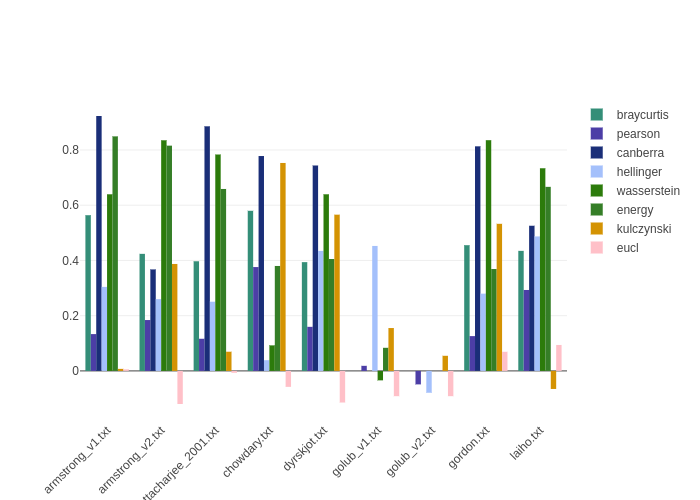

Here is the Python script that generated this plot:
import numpy as np
import pandas as pd
import os
from calcSiCHAffy import calcSiCHAffy
from matplotlib import pyplot as plt
from ari_scores_normed import ari_scores_normed
import plotly.graph_objs as go
from support_functions import rgb_color_random
import xlsxwriter
import plotly.io as pio




path_data = '/home/milica/Desktop/po/projekat_po1/Affy/data/'
path_label = '/home/milica/Desktop/po/projekat_po1/Affy/labels/'
file_header = (["   ", "Silhouette_cosine","Silhouette_braycurtis","Silhouette_canberra", "Silhouette_pearson", "Silhouette_hellinger","Silhouette_wasserstein",
    "Silhouette_energy","Silhouette_kulczynski","Calinski_harabaz","Davies_Bouldin"])

distance_names=['cosine', 'braycurtis', 'pearson','canberra','hellinger','wasserstein','energy','kulczynski','eucl']

data_file_names =  sorted(os.listdir(path_data))
label_file_names =  sorted(os.listdir(path_label))

scores = []
data_book = xlsxwriter.Workbook("/home/milica/Desktop/po/projekat_po1/Affy/ARI/ARI_normed_results.xlsx")
worksheet = data_book.add_worksheet()


for i in range(0,len(data_file_names)):
    path_data_tmp = path_data + data_file_names[i]
    data = pd.read_csv(path_data_tmp, delimiter=' ')
    label = pd.read_csv(path_label+ label_file_names[i], delimiter=' ')
    ari = ari_scores_normed(np.array(data,dtype=float),label,data_file_names[i])
    scores.append(ari)
print('\n')
print(scores)

row =1
col =0

for item in file_header :
    worksheet.write(0,col,item)
    col = col +1

col = 0

for file_scores in scores:
    for item in file_scores:
        worksheet.write(row,col,item)
        col = col +1
    row = row +1
    col =0

data_book.close()

trace = []
for i in range(0,len(distance_names)):
    trace1 = go.Bar(
        x=data_file_names,
        y= scores[i+1][1:],
        name=distance_names[i],
        marker=dict(
            color=rgb_color_random()
        )
    )
    trace.append(trace1)

data = trace
layout = go.Layout(
    xaxis=dict(tickangle=-45),
    barmode='group',
)

fig = go.Figure(data=data, layout=layout)
pio.write_image(fig, file='/home/milica/Desktop/po/projekat_po1/Affy/ARI/ari_normed_scores.png', format='png')





#np.savetxt('calculations.txt', scores,fmt='%s')

    #         cosine             braycurtis               canberra                person            hellinger         wasserstein       energy distance    kcz jackknife   calinski harabaz
   #         0.6706 je najveci koeficijent za sill i dobijen je sa wasserstein_distancom...
#jackknife  uradjen sa wasserstein_distancom umesto pearsonovom ..

# dodaj euklidsko
# ARI sa kmeans predikcijom
# sa novim normalizacijama
# bez novih normalizacija
# uradi u zasebnom fajlu nove normalizacije i ARI

# proveri funkcije dal rade... na prvi pogled sve deluje okej 
